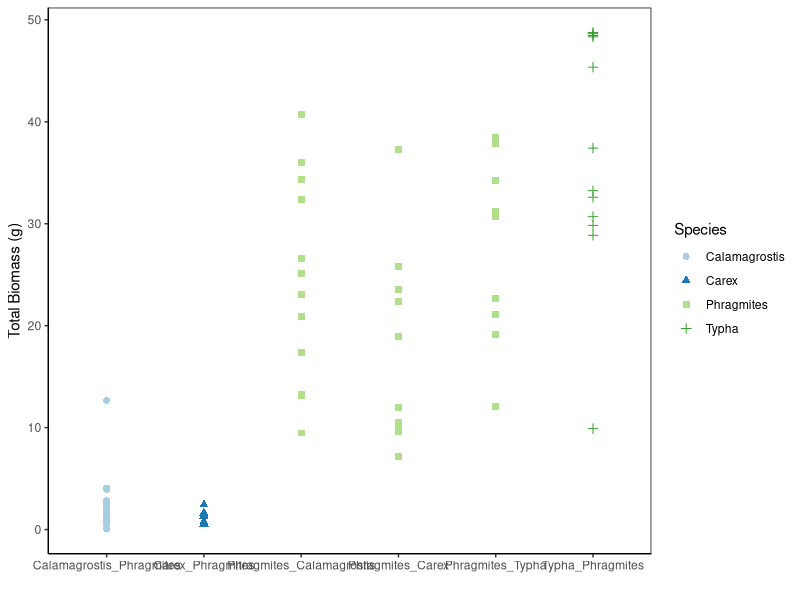
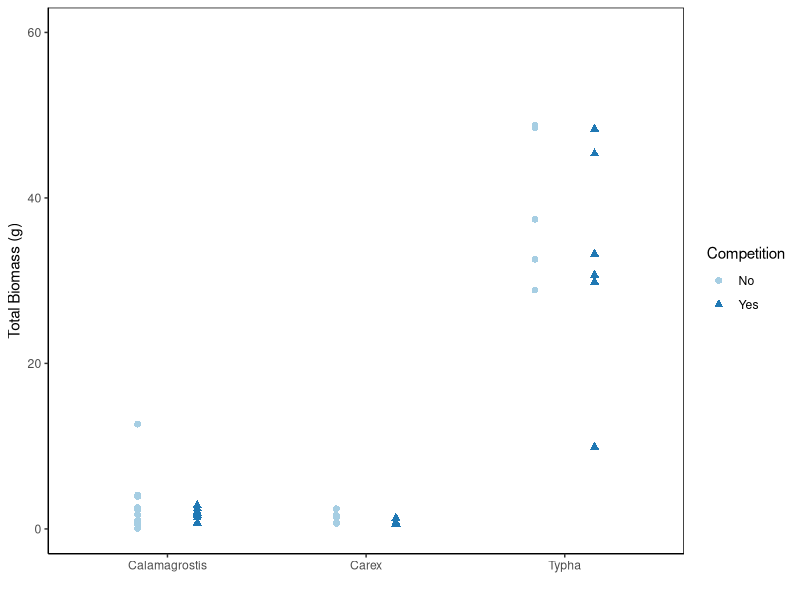
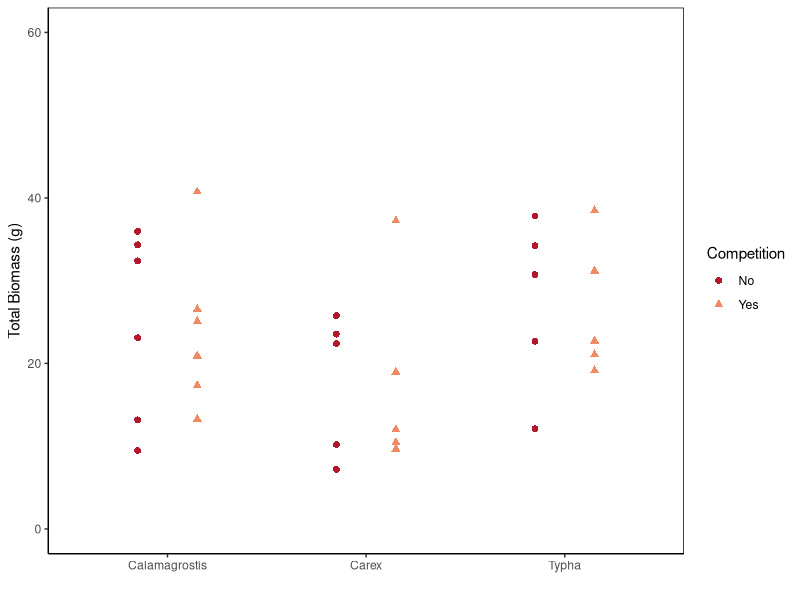
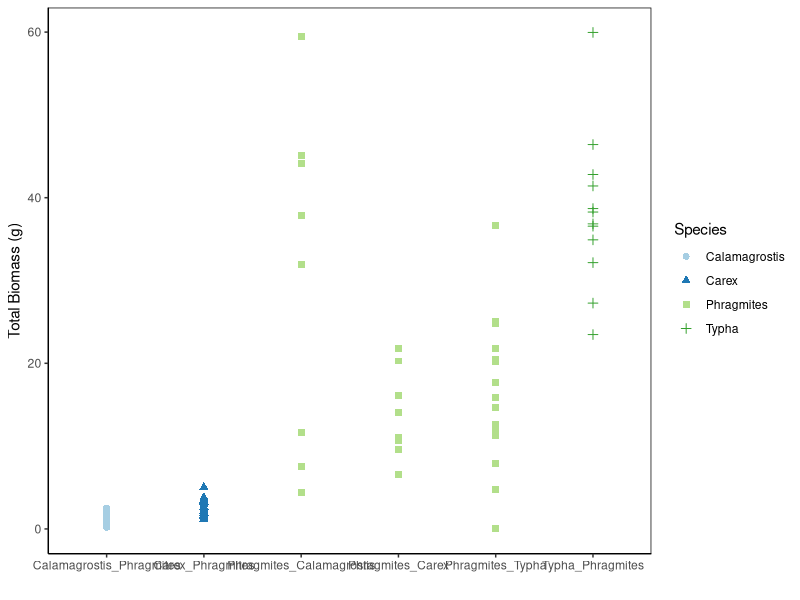
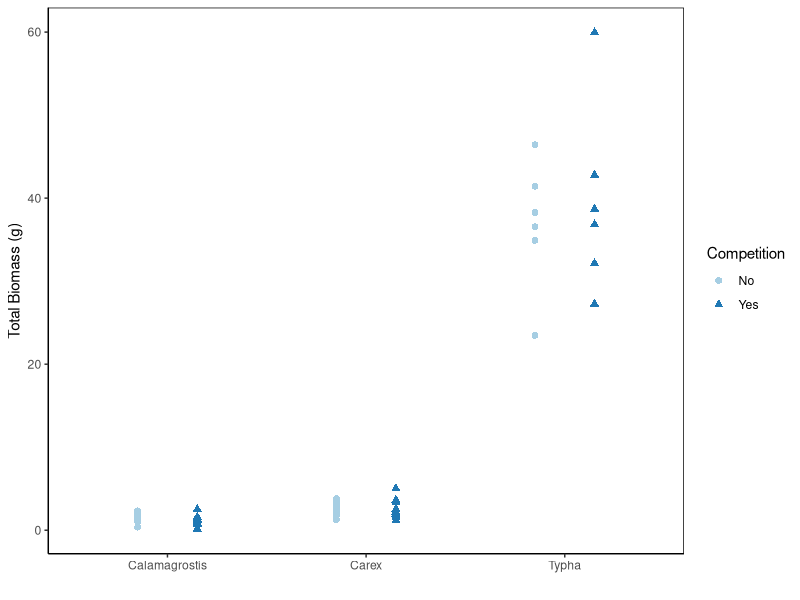
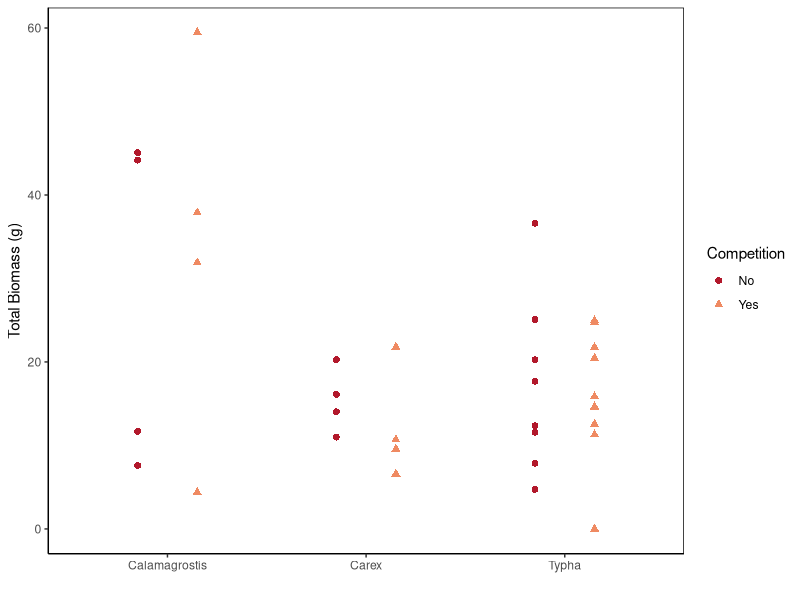
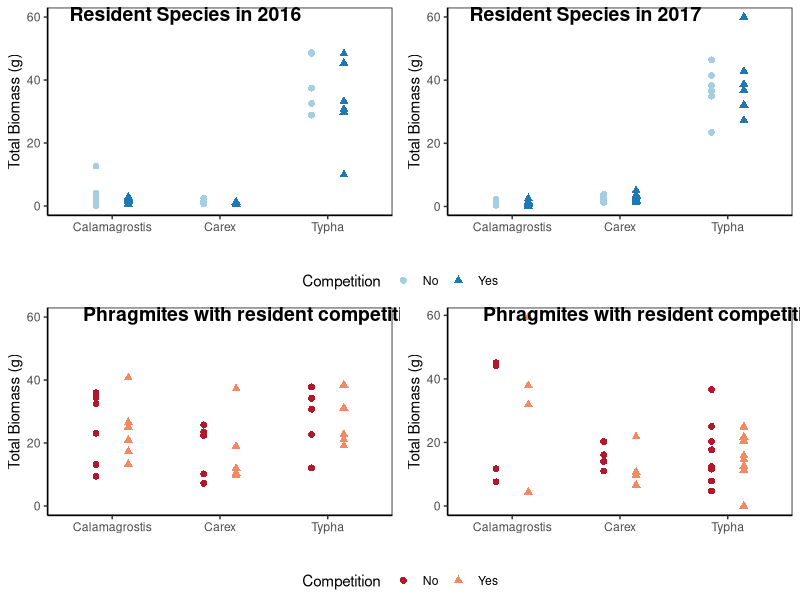

Here is the R script that generated these plots, in order:

library(tidyverse)
library(ggpubr)

weights16 <- read.csv("Data/weights_2016.csv")
weights16


weights16 <- weights16 %>% 
  unite("spp_n", Species:Neighbour, remove = FALSE)

weights16 <- rename(weights16, Competition = Treatment) # rename "treatment" to competition
weights16 <- rename(weights16, Neighbours = Neighbour)

weights16 %>% group_by(spp_n, Competition) %>% 
  summarise(Total.avg = mean(Total, na.rm = TRUE),
            Total.sd = sd(Total, na.rm = TRUE),
            n = n())

#spp_n                     Competition Total.avg Total.sd     n
#1 Calamagrostis_Phragmites No            2.97     3.67     10
#2 Calamagrostis_Phragmites Yes           1.73     0.856    10
#3 Carex_Phragmites         No            1.38     0.717     5
#4 Carex_Phragmites         Yes           0.764    0.322     5
#5 Phragmites_Calamagrostis No           24.7     11.4       6
#6 Phragmites_Calamagrostis Yes          24.0      9.56      6
#7 Phragmites_Carex         No           17.8      8.48      5
#8 Phragmites_Carex         Yes          17.7     11.5       5
#9 Phragmites_Typha         No           27.5     10.3       5
#10 Phragmites_Typha         Yes          26.5      8.12      5
#11 Typha_Phragmites         No           40.8      9.00      6
#12 Typha_Phragmites         Yes          32.9     13.7       6


weight2016 <- ggplot(weights16, aes(x = spp_n, y = Total, shape = Species, colour = Species)) +
  geom_point(position = position_dodge(0.6), size = 2) +
  theme_classic() +
  theme(panel.border = element_rect(fill = NA)) +
  labs(x = " ",
       y = "Total Biomass (g)") +
  scale_colour_manual(values = c("#a6cee3", "#1f78b4", "#b2df8a", "#33a02c"))

weight2016


# only resident species, with or without competition

unique(weights16$Species)

res16 <- weights16 %>% 
  filter(Species %in% c("Carex", "Calamagrostis","Typha"))
  
resident_2016 <- ggplot(res16, aes(x = Species, y = Total, shape = Competition, colour = Competition)) +
  geom_point(position = position_dodge(0.6), size = 2) +
  theme_classic() +
  theme(panel.border = element_rect(fill = NA)) +
  ylim(0, 60) +
  labs(x = " ",
       y = "Total Biomass (g)") +
  scale_colour_manual(values = c("#a6cee3", "#1f78b4"))

resident_2016

# only phragmites and pals

unique(weights16$Neighbour)

phragmites16 <- weights16 %>% 
  filter(Species %in% c("Phragmites"))

phrag_2016 <- ggplot(phragmites16, aes(x = Neighbours, y = Total, shape = Competition, colour = Competition)) +
  geom_point(position = position_dodge(0.6), size = 2) +
  theme_classic() +
  theme(panel.border = element_rect(fill = NA)) +
  ylim(0, 60) +
  labs(x = " ",
       y = "Total Biomass (g)") +
  scale_colour_manual(values = c("#b2182b", "#ef8a62"))

phrag_2016


### 2017 weights ####

weights17 <- read.csv("Data/weights_2017.csv")
weights17


weights17 <- weights17 %>% 
  unite("spp_n", Species:Neighbours, remove = FALSE)



weights17 %>% group_by(spp_n, Competition) %>% 
  summarise(Total.avg = mean(Total, na.rm = TRUE),
            Total.sd = sd(Total, na.rm = TRUE),
            n = n())

#spp_n                    Competition  Total.avg  Total.sd     n

#1 Calamagrostis_Phragmites No               1.64    0.635    12
#2 Calamagrostis_Phragmites Yes              1.24    0.595    12
#3 Carex_Phragmites         No               2.56    0.769    12
#4 Carex_Phragmites         Yes              2.51    1.13     12
#5 Phragmites_Calamagrostis No              27.1    20.3       4
#6 Phragmites_Calamagrostis Yes             33.4    22.7       4
#7 Phragmites_Carex         No              15.4     3.90      4
#8 Phragmites_Carex         Yes             12.2     6.64      4
#9 Phragmites_Typha         No              17.0    10.3      10
#10 Phragmites_Typha         Yes             16.1     7.48     10
#11 Typha_Phragmites         No              36.8     7.71      6
#12 Typha_Phragmites         Yes             39.6    11.3       6


weight2017 <- ggplot(weights17, aes(x = spp_n, y = Total, shape = Species, colour = Species)) +
  geom_point(position = position_dodge(0.6), size = 2) +
  theme_classic() +
  theme(panel.border = element_rect(fill = NA)) +
  labs(x = " ",
       y = "Total Biomass (g)") +
  scale_colour_manual(values = c("#a6cee3", "#1f78b4", "#b2df8a", "#33a02c"))

weight2017

## resident species 

res17 <- weights17 %>% 
  filter(Species %in% c("Carex", "Calamagrostis","Typha"))


resident_2017 <- ggplot(res17, aes(x = Species, y = Total, shape = Competition, colour = Competition)) +
  geom_point(position = position_dodge(0.6), size = 2) +
  theme_classic() +
  theme(panel.border = element_rect(fill = NA)) +
  labs(x = " ",
       y = "Total Biomass (g)") +
  scale_colour_manual(values = c("#a6cee3", "#1f78b4"))

resident_2017

# resident species both years
resident <- ggarrange(resident_2016, resident_2017,
          labels = c("Resident Species in 2016","Resident Species in 2017"),
          hjust = (-0.3),
          common.legend = TRUE,
          legend = "bottom")

# phragmites


phragmites17 <- weights17 %>% 
  filter(Species %in% c("Phragmites"))

phrag_2017 <- ggplot(phragmites17, aes(x = Neighbours, y = Total, shape = Competition, colour = Competition)) +
  geom_point(position = position_dodge(0.6), size = 2) +
  theme_classic() +
  theme(panel.border = element_rect(fill = NA)) +
  labs(x = " ",
       y = "Total Biomass (g)") +
  scale_colour_manual(values = c("#b2182b", "#ef8a62"))

phrag_2017

# phragmites both years
phragmites <- ggarrange(phrag_2016, phrag_2017,
          labels = c("Phragmites with resident competition in 2016","Phragmites with resident competition in 2017"),
          hjust = (-0.2),
          common.legend = TRUE,
          legend = "bottom")

total.biomass.1617 <- ggarrange(resident, phragmites,
          nrow = 2)

ggsave("Figures/Total_Biomass_2016_2017.jpeg", total.biomass.1617)

############## put it together ##########3

bothyears <- rbind(weights16, weights17)
